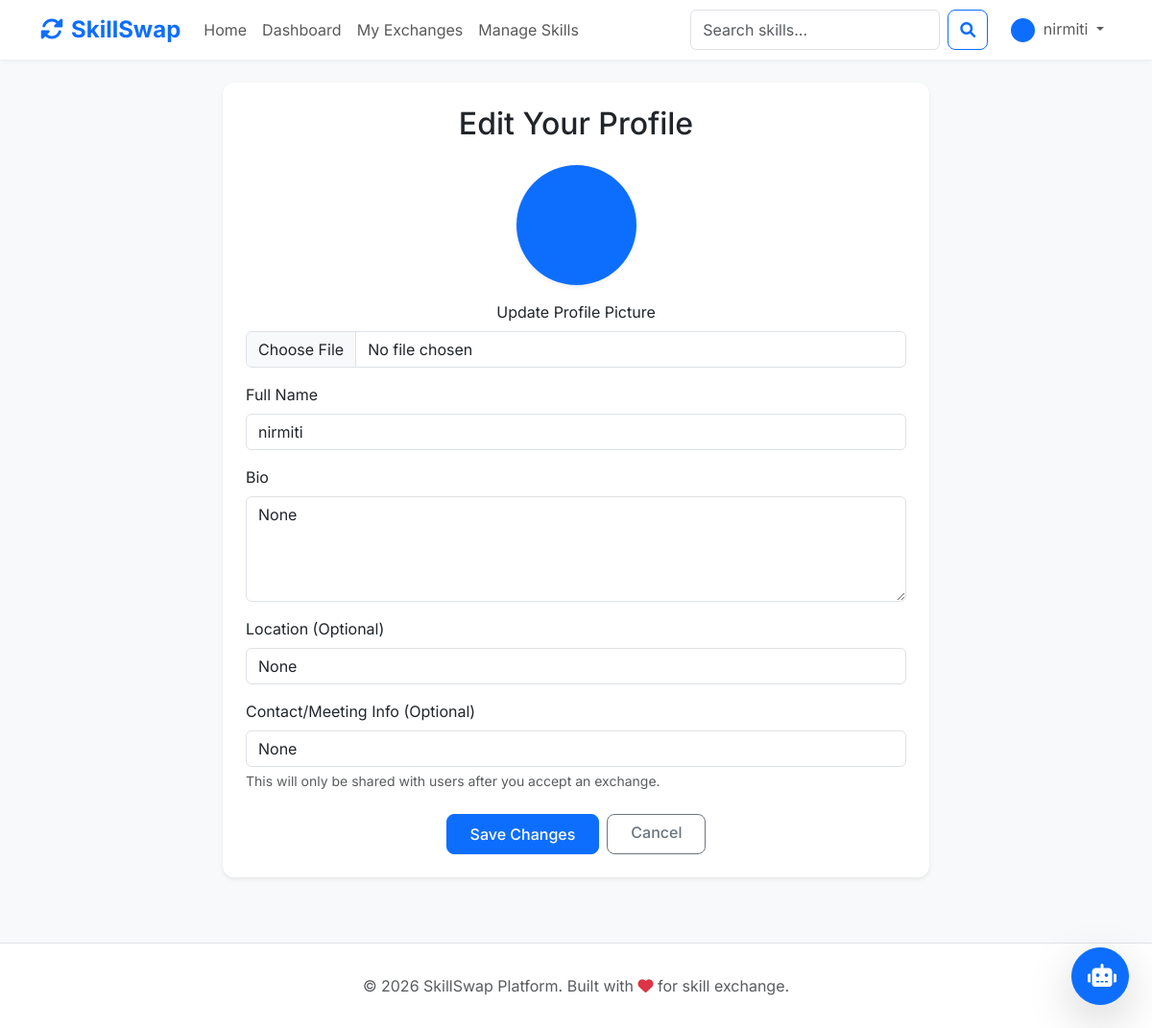
Screenshot of /profile/edit (signed in) with the database file from the repository.
### app/models/user.py (models this page shows, shortened)
class User(db.Model, UserMixin):
    id = db.Column(db.Integer, primary_key=True)
    username = db.Column(db.String(20), unique=True, nullable=False)
    email = db.Column(db.String(120), unique=True, nullable=False)
    password = db.Column(db.String(60), nullable=False)
    name = db.Column(db.String(100), nullable=False)
    bio = db.Column(db.Text, nullable=True)
    location = db.Column(db.String(100), nullable=True)
    contact_info = db.Column(db.String(200), nullable=True) # For email, Zoom link, etc.
    profile_pic = db.Column(db.String(20), nullable=False, default='default.jpg')
    date_joined = db.Column(db.DateTime, nullable=False, default=datetime.utcnow)
    skills = db.relationship('Skill', backref='owner', lazy=True, cascade="all, delete-orphan")
    requests_sent = db.relationship('ExchangeRequest',
                                   foreign_keys='ExchangeRequest.sender_id',
                                   backref='sender', lazy=True,
                                   cascade="all, delete-orphan")
    requests_received = db.relationship('ExchangeRequest',
                                       foreign_keys='ExchangeRequest.receiver_id',
                                       backref='receiver', lazy=True,
                                       cascade="all, delete-orphan")

### app/routes/profile.py (the view, shortened to what this page needs)
@profile.route("/profile/edit", methods=['GET', 'POST'])
@login_required
def edit_profile():
    try:
        return render_template('profile/edit.html', title='Edit Profile')
    except Exception as e:
        print(f"PROFILE EDIT ERROR: {e}")
        import traceback
        traceback.print_exc()
        db.session.rollback()
        return f"An internal error occurred during profile update: {e}", 500

### app/models/user.py (called while the page is built)
@login_manager.user_loader
def load_user(user_id):
    return User.query.get(int(user_id))

### app/templates/profile/edit.html
{% extends "base.html" %}
{% block content %}
<div class="row justify-content-center">
    <div class="col-md-8">
        <div class="card p-4 shadow-sm">
            <h2 class="mb-4 text-center">Edit Your Profile</h2>
            <form method="POST" enctype="multipart/form-data">
                <div class="mb-3 text-center">
                    <img src="{{ url_for('static', filename='profile_pics/' + current_user.profile_pic) }}" class="rounded-circle mb-3 shadow-sm" style="width: 125px; height: 125px; object-fit: cover;">
                    <div class="mb-3">
                        <label for="picture" class="form-label">Update Profile Picture</label>
                        <input class="form-control" type="file" id="picture" name="picture" accept="image/*">
                    </div>
                </div>
                <div class="mb-3">
                    <label for="name" class="form-label">Full Name</label>
                    <input type="text" class="form-control" id="name" name="name" value="{{ current_user.name }}"
                        required>
                </div>
                <div class="mb-3">
                    <label for="bio" class="form-label">Bio</label>
                    <textarea class="form-control" id="bio" name="bio" rows="4"
                        placeholder="Tell us about yourself, your experience, and what you're passionate about...">{{ current_user.bio }}</textarea>
                </div>
                <div class="mb-3">
                    <label for="location" class="form-label">Location (Optional)</label>
                    <input type="text" class="form-control" id="location" name="location"
                        value="{{ current_user.location }}" placeholder="e.g., Mumbai, India">
                </div>
                <div class="mb-3">
                    <label for="contact_info" class="form-label">Contact/Meeting Info (Optional)</label>
                    <input type="text" class="form-control" id="contact_info" name="contact_info"
                        value="{{ current_user.contact_info }}"
                        placeholder="e.g., yourname@email.com, https://zoom.us/j/12345...">
                    <div class="form-text">This will only be shared with users after you accept an exchange.</div>
                </div>
                <div class="d-flex gap-2 justify-content-center mt-4">
                    <button type="submit" class="btn btn-primary px-4">Save Changes</button>
                    <a href="{{ url_for('profile.view_profile', username=current_user.username) }}"
                        class="btn btn-outline-secondary px-4">Cancel</a>
                </div>
            </form>
        </div>
    </div>
</div>
{% endblock %}

### app/templates/base.html (shortened to what this page needs)
<!DOCTYPE html>
<html lang="en">
<head>
    <link href="https://cdn.jsdelivr.net/npm/bootstrap@5.3.0/dist/css/bootstrap.min.css" rel="stylesheet">
    <link rel="stylesheet" href="https://cdnjs.cloudflare.com/ajax/libs/font-awesome/6.0.0/css/all.min.css">
    <link rel="stylesheet" href="{{ url_for('static', filename='css/style.css') }}">
</head>
<body>
    <nav class="navbar navbar-expand-lg navbar-light bg-light sticky-top mb-4">
        <div class="container">
            <a class="navbar-brand" href="{{ url_for('main.index') }}">
                <i class="fas fa-sync-alt me-2"></i>SkillSwap
            </a>
            <div class="collapse navbar-collapse" id="navbarNav">
                <ul class="navbar-nav me-auto">
                    <li class="nav-item">
                        <a class="nav-link" href="{{ url_for('main.home') }}">Home</a>
                    </li>
                    {% if current_user.is_authenticated %}
                    <li class="nav-item">
                        <a class="nav-link" href="{{ url_for('main.dashboard') }}">Dashboard</a>
                    </li>
                    <li class="nav-item">
                        <a class="nav-link" href="{{ url_for('exchanges.list_exchanges') }}">My Exchanges</a>
                    </li>
                    <li class="nav-item">
                        <a class="nav-link" href="{{ url_for('skills.manage_skills') }}">Manage Skills</a>
                    </li>
                    {% endif %}
                </ul>
                <div class="navbar-nav">
                    {% if current_user.is_authenticated %}
                    <form class="d-flex me-3" action="{{ url_for('main.search') }}" method="GET">
                        <input class="form-control me-2" type="search" placeholder="Search skills..." name="q"
                            aria-label="Search">
                        <button class="btn btn-outline-primary" type="submit"><i class="fas fa-search"></i></button>
                    </form>
                    <div class="nav-item dropdown">
                        <a class="nav-link dropdown-toggle" href="#" id="navbarDropdown" role="button"
                            data-bs-toggle="dropdown">
                            {% if current_user.is_authenticated and current_user.profile_pic %}
                            <img src="{{ url_for('static', filename='profile_pics/' + current_user.profile_pic) }}"
                                class="rounded-circle me-1" style="width: 25px; height: 25px; object-fit: cover;">
                            {% else %}
                            <i class="fas fa-user-circle me-1"></i>
                            {% endif %}
                            {{ current_user.username if current_user.is_authenticated else 'Guest' }}
                        </a>
                    </div>
                    {% else %}
                    <a class="nav-item nav-link" href="{{ url_for('auth.login') }}">Login</a>
                    <a class="nav-item nav-link" href="{{ url_for('auth.register') }}">Register</a>
                    {% endif %}
                </div>
            </div>
        </div>
    </nav>
    <div class="container min-vh-100">
        {% block content %}{% endblock %}
    </div>
    <div id="chatbot-container" class="position-fixed bottom-0 end-0 m-4" style="z-index: 1050;">
        <button id="chatbot-toggle" class="btn btn-primary rounded-circle shadow-lg p-3"
            style="width: 60px; height: 60px;">
            <i class="fas fa-robot fs-4"></i>
        </button>
    </div>
    <footer class="footer text-center mt-5">
        <div class="container">
            <p class="text-muted mb-0">© 2026 SkillSwap Platform. Built with <i class="fas fa-heart text-danger"></i>
                for skill exchange.</p>
        </div>
    </footer>
</body>
</html>

### app/static/css/style.css (style rules this page uses)
#chatbot-container { transition: all 0.3s ease; }
:root { --primary-color: #0d6efd; --secondary-color: #6c757d; --success-color: #198754; --danger-color: #dc3545; --warning-color: #ffc107; --light-bg: #f8f9fa; --white: #ffffff; }
body { background-color: var(--light-bg); color: #333; }
.navbar-brand { font-weight: bold; color: var(--primary-color) !important; }
.card { border: none; border-radius: 12px; transition: all 0.3s ease; background-color: var(--white); margin-bottom: 20px; }
.btn { border-radius: 8px; font-weight: 500; }

### app/templates/base.html (style rules this page uses)
body { font-family: 'Inter', sans-serif; background-color: #f8f9fa; }
.navbar { box-shadow: 0 2px 4px rgba(0, 0, 0, 0.05); background-color: #ffffff !important; }
.navbar-brand { font-weight: 700; color: #0d6efd !important; font-size: 1.5rem; }
.btn-primary { padding: 0.5rem 1.5rem; font-weight: 500; }
.card { border: none; border-radius: 12px; box-shadow: 0 4px 6px rgba(0, 0, 0, 0.05); transition: transform 0.2s; }
.footer { background-color: #ffffff; border-top: 1px solid #dee2e6; padding: 2rem 0; margin-top: 3rem; }

### rows the page displays
User: profile_pic (placeholder picture), username "nirmiti", name "nirmiti", bio "None", location "None", contact_info "None"
